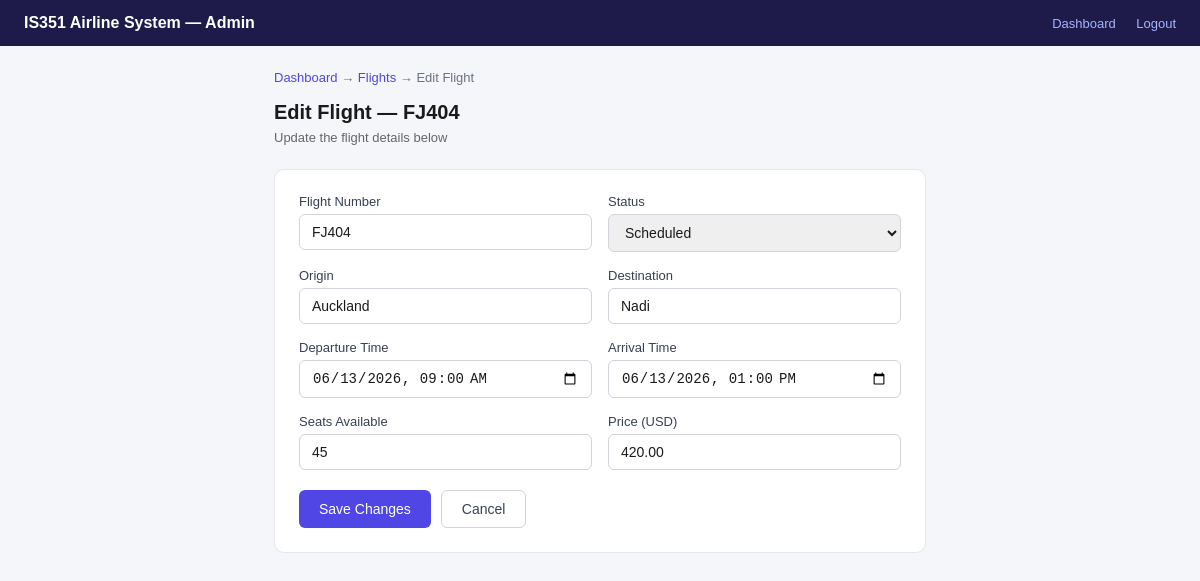
The app's page /admin/flight-edit.php?id=4 (signed in) with its own data.
### tables this page shows
CREATE TABLE IF NOT EXISTS flights (
    id               INT AUTO_INCREMENT PRIMARY KEY,
    flight_number    VARCHAR(20)     NOT NULL,
    origin           VARCHAR(100)    NOT NULL,
    destination      VARCHAR(100)    NOT NULL,
    departure_time   DATETIME        NOT NULL,
    arrival_time     DATETIME        NOT NULL,
    seats_available  INT             NOT NULL DEFAULT 0,
    price            DECIMAL(10,2)   NOT NULL,
    status           ENUM('scheduled','departed','cancelled')
                                     NOT NULL DEFAULT 'scheduled',
    created_at       TIMESTAMP       NOT NULL DEFAULT CURRENT_TIMESTAMP,

    INDEX idx_status          (status),
    INDEX idx_departure_time  (departure_time)
);

### admin/flight-edit.php (the view, shortened to what this page needs)
<?php
require_once '../config/db.php';
$id = (int)($_GET['id'] ?? 0);
$stmt = $pdo->prepare('SELECT * FROM flights WHERE id = ?');
$stmt->execute([$id]);
$flight = $stmt->fetch();
?>
<!DOCTYPE html>
<html lang="en">
<head>
</head>
<body>
<div class="navbar">
    <h1>IS351 Airline System — Admin</h1>
    <div>
        <a href="dashboard.php">Dashboard</a>
        <a href="../logout.php">Logout</a>
    </div>
</div>
<div class="container">
    <div class="breadcrumb"><a href="dashboard.php">Dashboard</a> → <a href="flights-list.php">Flights</a> → Edit Flight</div>
    <div class="page-title">Edit Flight — <?= htmlspecialchars($flight['flight_number'], ENT_QUOTES, 'UTF-8') ?></div>
    <div class="sub">Update the flight details below</div>
    <div class="card">
        <form method="POST" action="flight-edit.php?id=<?= $id ?>">
            <div class="form-grid">
                <div class="form-group">
                    <label for="flight_number">Flight Number</label>
                    <input type="text" id="flight_number" name="flight_number"
                           value="<?= htmlspecialchars($flight['flight_number'], ENT_QUOTES, 'UTF-8') ?>" required>
                </div>
                <div class="form-group">
                    <label for="status">Status</label>
                    <select id="status" name="status">
                        <option value="scheduled" <?= $flight['status'] === 'scheduled' ? 'selected' : '' ?>>Scheduled</option>
                    </select>
                </div>
                <div class="form-group">
                    <label for="origin">Origin</label>
                    <input type="text" id="origin" name="origin"
                           value="<?= htmlspecialchars($flight['origin'], ENT_QUOTES, 'UTF-8') ?>" required>
                </div>
                <div class="form-group">
                    <label for="destination">Destination</label>
                    <input type="text" id="destination" name="destination"
                           value="<?= htmlspecialchars($flight['destination'], ENT_QUOTES, 'UTF-8') ?>" required>
                </div>
                <div class="form-group">
                    <label for="departure_time">Departure Time</label>
                    <input type="datetime-local" id="departure_time" name="departure_time"
                           value="<?= htmlspecialchars(str_replace(' ', 'T', $flight['departure_time']), ENT_QUOTES, 'UTF-8') ?>" required>
                </div>
                <div class="form-group">
                    <label for="arrival_time">Arrival Time</label>
                    <input type="datetime-local" id="arrival_time" name="arrival_time"
                           value="<?= htmlspecialchars(str_replace(' ', 'T', $flight['arrival_time']), ENT_QUOTES, 'UTF-8') ?>" required>
                </div>
                <div class="form-group">
                    <label for="seats_available">Seats Available</label>
                    <input type="number" id="seats_available" name="seats_available"
                           value="<?= $flight['seats_available'] ?>" min="1" required>
                </div>
                <div class="form-group">
                    <label for="price">Price (USD)</label>
                    <input type="number" id="price" name="price"
                           value="<?= $flight['price'] ?>" min="0.01" step="0.01" required>
                </div>
            </div>
            <div class="btn-row">
                <button type="submit" class="btn btn-primary">Save Changes</button>
                <a href="flights-list.php" class="btn btn-secondary">Cancel</a>
            </div>
        </form>
    </div>
</div>
</body>
</html>

### admin/flight-edit.php (style rules this page uses)
* { box-sizing: border-box; margin: 0; padding: 0; }
body { font-family: sans-serif; background: #f4f6f9; }
.navbar { background: #1e1b4b; color: #fff; padding: 14px 24px; display: flex; align-items: center; justify-content: space-between; }
.navbar h1 { font-size: 16px; font-weight: 600; }
.navbar a { color: #a5b4fc; text-decoration: none; font-size: 13px; margin-left: 16px; }
.container { max-width: 700px; margin: 0 auto; padding: 24px; }
.breadcrumb { font-size: 13px; color: #6b7280; margin-bottom: 16px; }
.breadcrumb a { color: #4f46e5; text-decoration: none; }
.page-title { font-size: 20px; font-weight: 600; color: #1a1a1a; margin-bottom: 6px; }
.sub { font-size: 13px; color: #666; margin-bottom: 24px; }
.card { background: #fff; border: 1px solid #e5e7eb; border-radius: 10px; padding: 24px; }
.form-grid { display: grid; grid-template-columns: 1fr 1fr; gap: 16px; }
.form-group { display: flex; flex-direction: column; }
label { font-size: 13px; font-weight: 500; color: #374151; margin-bottom: 5px; }
input, select { padding: 9px 12px; border: 1px solid #d1d5db; border-radius: 6px; font-size: 14px; color: #1a1a1a; }
.btn-row { display: flex; gap: 10px; margin-top: 20px; }
.btn { padding: 10px 20px; border-radius: 6px; font-size: 14px; cursor: pointer; font-weight: 500; border: none; }
.btn-primary { background: #4f46e5; color: #fff; }
.btn-secondary { background: #fff; color: #374151; border: 1px solid #d1d5db; text-decoration: none; display: inline-flex; align-items: center; }

### records on screen
flights: flight_number "FJ404", status "Scheduled", origin "Auckland", destination "Nadi", departure_time "06/13/2026 09:00", arrival_time "06/13/2026 13:00", seats_available "45", price "420.00"
